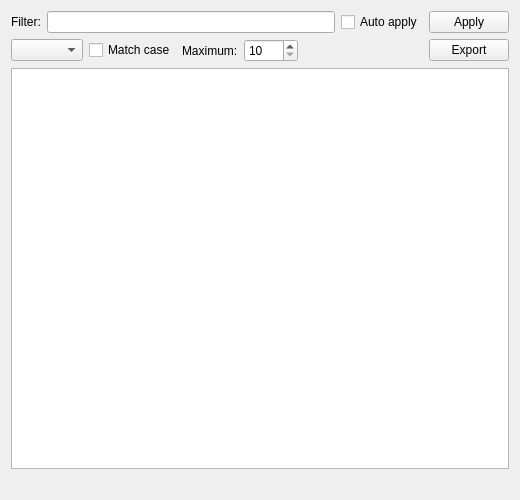
<?xml version="1.0" encoding="UTF-8"?>
<ui version="4.0">
 <class>DictHeadwords</class>
 <widget class="QDialog" name="DictHeadwords">
  <property name="geometry">
   <rect>
    <x>0</x>
    <y>0</y>
    <width>520</width>
    <height>500</height>
   </rect>
  </property>
  <property name="windowTitle">
   <string notr="true"/>
  </property>
  <layout class="QVBoxLayout" name="verticalLayout_3">
   <item>
    <layout class="QHBoxLayout" name="filterLayout">
     <item>
      <widget class="QLabel" name="label">
       <property name="buddy">
         <cstring>filterLine</cstring>
       </property>
       <property name="text">
        <string>Filter:</string>
       </property>
      </widget>
     </item>
     <item>
      <widget class="QLineEdit" name="filterLine">
       <property name="toolTip">
        <string>Filter string (fixed string, wildcards or regular expression)</string>
       </property>
      </widget>
     </item>
     <item>
      <widget class="QCheckBox" name="autoApply">
       <property name="toolTip">
        <string>If checked any filter changes will we immediately applied to headwords list</string>
       </property>
       <property name="text">
        <string>Auto apply</string>
       </property>
      </widget>
     </item>
     <item>
      <widget class="QPushButton" name="applyButton">
       <property name="toolTip">
        <string>Press this button to apply filter to headwords list</string>
       </property>
       <property name="text">
        <string>Apply</string>
       </property>
       <property name="autoDefault">
        <bool>false</bool>
       </property>
      </widget>
     </item>
    </layout>
   </item>
   <item>
    <layout class="QHBoxLayout" name="toolbarLayout">
     <item>
      <widget class="QComboBox" name="searchModeCombo">
       <property name="toolTip">
        <string>This element determines how filter string will be interpreted</string>
       </property>
       <property name="sizePolicy">
        <sizepolicy hsizetype="Preferred" vsizetype="Fixed">
         <horstretch>0</horstretch>
         <verstretch>0</verstretch>
        </sizepolicy>
       </property>
      </widget>
     </item>
     <item>
      <widget class="QCheckBox" name="matchCase">
       <property name="toolTip">
        <string>If checked on the symbols case will be take in account when filtering</string>
       </property>
       <property name="text">
        <string>Match case</string>
       </property>
      </widget>
     </item>
     <item>
      <widget class="QLabel" name="label_2">
       <property name="buddy">
         <cstring>filterMaxResult</cstring>
       </property>
       <property name="toolTip">
        <string>Specify the maximum filtered headwords returned.</string>
       </property>
       <property name="text">
        <string>Maximum:</string>
       </property>
      </widget>
     </item>
     <item>
      <widget class="QSpinBox" name="filterMaxResult">
       <property name="toolTip">
        <string/>
       </property>
       <property name="minimum">
        <number>10</number>
       </property>
       <property name="maximum">
        <number>3000</number>
       </property>
       <property name="singleStep">
        <number>10</number>
       </property>
      </widget>
     </item>
     <item>
      <spacer name="horizontalSpacer">
       <property name="orientation">
        <enum>Qt::Horizontal</enum>
       </property>
       <property name="sizeHint" stdset="0">
        <size>
         <width>40</width>
         <height>20</height>
        </size>
       </property>
      </spacer>
     </item>
     <item>
      <widget class="QPushButton" name="exportButton">
       <property name="toolTip">
        <string>Exports headwords to file</string>
       </property>
       <property name="text">
        <string>Export</string>
       </property>
       <property name="autoDefault">
        <bool>false</bool>
       </property>
      </widget>
     </item>
   </layout>
   </item>
   <item>
    <widget class="QListView" name="headersListView"/>
   </item>
   <item>
    <widget class="QLabel" name="headersNumber">
     <property name="text">
      <string/>
     </property>
    </widget>
   </item>
  </layout>
 </widget>
 <resources/>
 <connections/>
</ui>
